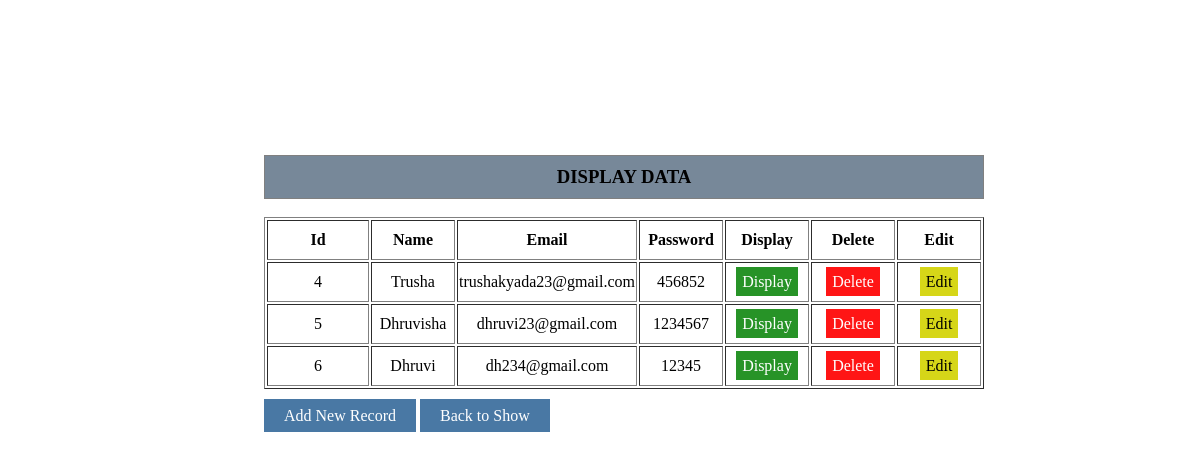
/show/, run on an earlier commit of the app's database.
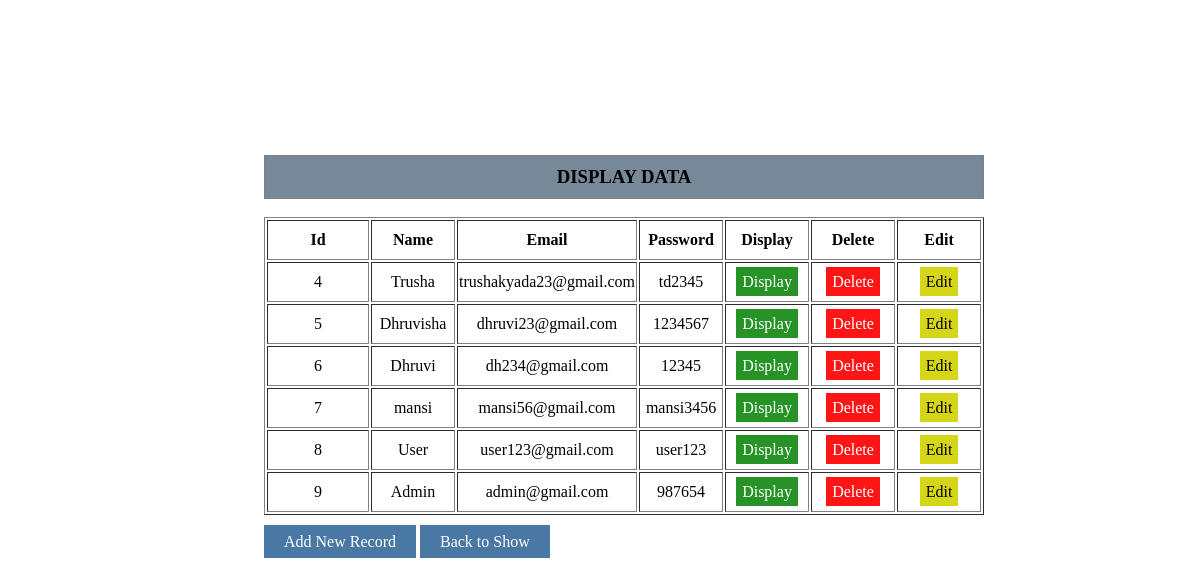
And on a later commit of the database.
### App/models.py (models this page shows)
class User(models.Model):
    name = models.TextField(max_length=255)
    email = models.EmailField(max_length=255, unique=True)
    password = models.TextField(max_length=255)
    created_at = models.DateTimeField(auto_now_add=True)
    updated_at = models.DateTimeField(auto_now=True)

### App/views.py (the view)
# urls.py: path('show/',views.show,name="show"),
def show(request):
    data  = User.objects.all()
    return render(request, 'show.html',{'data':data})

### App/templates/show.html (shortened to what this page needs)
<!DOCTYPE html>
<html lang="en">
<head>
</head>
<body>
   <div class="container">
    <div class="heading">
        <h3>DISPLAY DATA</h3>
    </div>
    <table border="1" style="text-align: center;">
        <tr>
            <th style="padding: 10px;">Id</th>
            <th>Name</th>
            <th>Email</th>
            <th>Password</th>
            <th>Display</th>
            <th>Delete</th>
            <th>Edit</th>
        </tr>
        {%for i in data%}
        <tr>
            <td style="padding: 10px;">{{i.id}}</td>
            <td>{{i.name}}</td>
            <td>{{i.email}}</td>
            <td>{{i.password}}</td>
            <td ><a class="dis" href="{% url 'showone' i.id %}">Display</a></td>
            <td ><a class="del" href="{% url 'delete' i.id %}">Delete</a></td>
            <td ><a class="up" href="{% url 'update' i.id %}">Edit</a></td>
        </tr>
        {%endfor%}
    </table><br>
    <a href="{% url 'home' %}" class="ins">Add New Record</a>
    <a href="{% url 'show' %}" class="ins">Back to Show</a>
   </div>
</body>
</html>

### App/templates/show.html (style rules this page uses)
.container { position: absolute; top: 17%; left: 22%; }
td { width: 80px; }
h3 { text-align: center; background-color: lightslategray; border: 1px solid grey; padding-inline: 30px; padding-block: 10px; color: black; }
.ins { background-color: rgba(0, 66, 128, 0.712); text-decoration: none; color:white; padding-inline: 20px; padding-block: 8px; }
.dis { background-color: rgba(0, 128, 0, 0.848); color: white; padding: 6px; text-decoration: none; }
.del { background-color: rgba(255, 0, 0, 0.917); color: white; padding: 6px; text-decoration: none; }
.up { background-color: rgb(214, 214, 24); color: black; padding: 6px; text-decoration: none; }

What changed in the data, as far as the page shows it:
changed User "Trusha": password "456852" → "td2345"
added User: id "7", name "mansi", email "mansi56@gmail.com", password "mansi3456"
added User: id "8", name "User", email "user123@gmail.com", password "user123"
added User: id "9", name "Admin", email "admin@gmail.com", password "987654"
